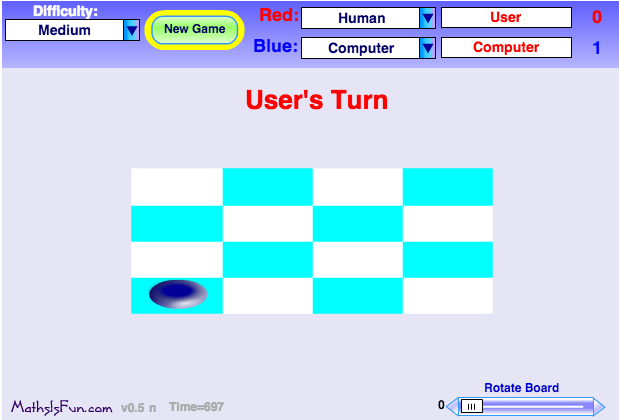
#> input picture fourplayBot/game5/full_snap__1.png, 619 x 420 px, found by its file name
$ python imageSubtract.py   (Python 2 division)   (older library calls are emulated)
#> lines starting #> are read from the running program, lines starting #| are printed output that depends on the picture; after the words box and inside, x2 and y2 are one past the last pixel; in counts of white or black regions, pixels touching at a corner belong together
# Test Image Subtraction

import numpy as np
from scipy.misc import imread, imsave
import pylab as plt

image_prev = imread('game5/full_snap__1.png').astype(np.float32)
image_curr = imread('game5/full_snap__2.png').astype(np.float32)
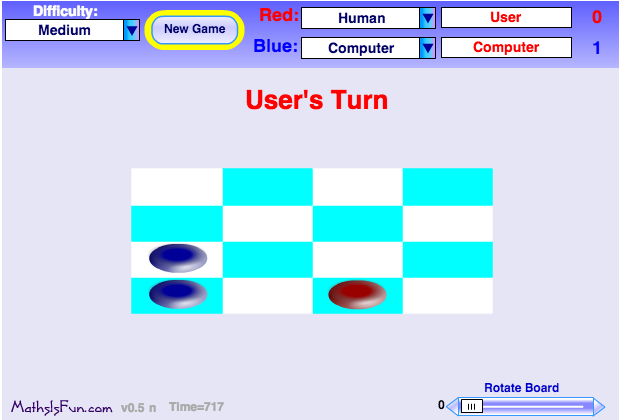
#> input picture fourplayBot/game5/full_snap__2.png, 619 x 420 px, found by its file name
x = 150
y = 278

print "original",image_curr[y][x]
#| original [  0. 255. 255.]
img_sub = image_prev - image_curr
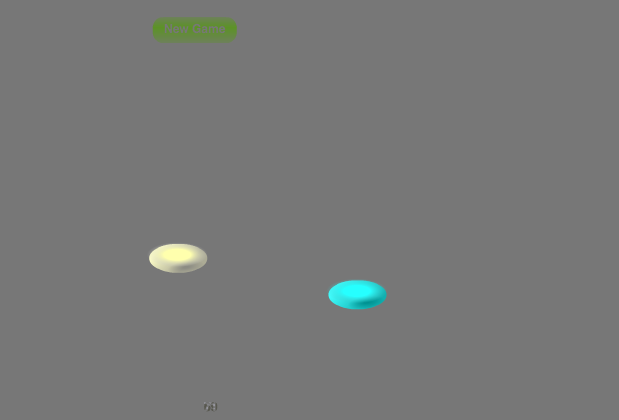
#> img_sub: shape (420, 619, 3) float32; mean R, G, B -0.1, 2.2, 0.8; drawn with min black and max white
print "new", image_curr[y][x]
#| new [  0. 255. 255.]
print "subtract", img_sub[y][x]
#| subtract [0. 0. 0.]
for y_b in range(len(img_sub)):
	for x_b in range(len(img_sub[0])):
		if(not (np.absolute(img_sub[y_b][x_b]) == np.array([0,0,0])).all()):
			img_sub[y_b][x_b] = image_curr[y_b][x_b]
		else:
			img_sub[y_b][x_b] = np.array([0,0,0])

		if(img_sub[y_b][x_b][2] != max(img_sub[y_b][x_b])):
			img_sub[y_b][x_b] = np.array([0,0,0])
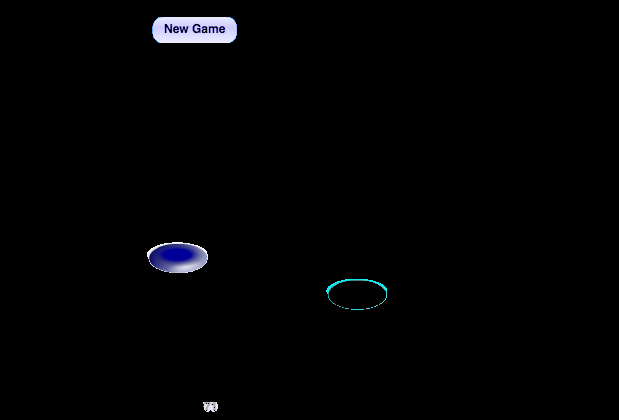
#> img_sub: shape (420, 619, 3) float32; 1.99% of pixels changed, all inside (x1, y1, x2, y2) = (147, 17, 387, 412)

print "newval", img_sub[y][x]
#| newval [0. 0. 0.]
img_sub /= 255
plt.imshow(img_sub)
plt.show()
